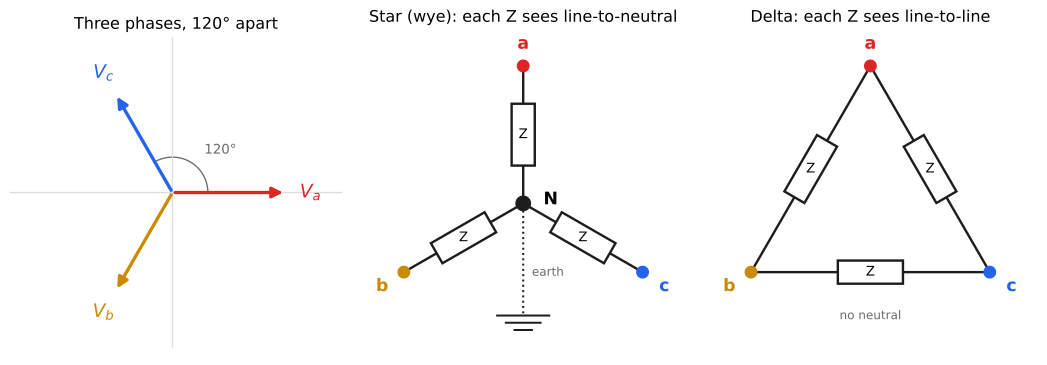

Generate this figure with Python:
"""Draw three-phase phasors, a star connection and a delta connection.

Used in notes/03_network_modelling.md section 1.
Run: uv run python notes/diagrams/three_phase.py
"""

import math
from pathlib import Path

import matplotlib.pyplot as plt
from matplotlib.patches import Arc, Circle, Rectangle
from matplotlib.transforms import Affine2D

out = Path(__file__).with_suffix(".svg")

COL = {"a": "#dc2626", "b": "#ca8a04", "c": "#2563eb"}
INK, MUTED = "#1d1d1b", "#6b6a64"


def arrow(ax, x0, y0, x1, y1, col, lw=2.5):
    ax.annotate("", xy=(x1, y1), xytext=(x0, y0),
                arrowprops=dict(arrowstyle="-|>", color=col, lw=lw, mutation_scale=16))


def box(ax, x0, y0, x1, y1, label=None):
    """A wire from (x0, y0) to (x1, y1) with an impedance box in the middle."""
    mx, my = (x0 + x1) / 2, (y0 + y1) / 2
    ang = math.degrees(math.atan2(y1 - y0, x1 - x0))
    L = math.hypot(x1 - x0, y1 - y0)
    w, h = min(0.9, L * 0.45), 0.32
    ax.plot([x0, x1], [y0, y1], color=INK, lw=1.8, zorder=1)
    r = Rectangle((mx - w / 2, my - h / 2), w, h, facecolor="white", edgecolor=INK, lw=1.8, zorder=2)
    r.set_transform(Affine2D().rotate_deg_around(mx, my, ang) + ax.transData)
    ax.add_patch(r)
    if label:
        ax.text(mx, my, label, ha="center", va="center", fontsize=10, zorder=3)


def terminal(ax, x, y, name, dx=0.0, dy=0.25):
    ax.add_patch(Circle((x, y), 0.08, color=COL[name], zorder=3))
    ax.text(x + dx, y + dy, name, color=COL[name], ha="center", va="center", fontsize=13, weight="bold")


fig, axes = plt.subplots(1, 3, figsize=(11, 3.9))

# 1. Phasors
ax = axes[0]
ax.axhline(0, color="#dddddd", lw=1)
ax.axvline(0, color="#dddddd", lw=1)
for name, deg in [("a", 0), ("b", -120), ("c", 120)]:
    t = math.radians(deg)
    arrow(ax, 0, 0, 1.6 * math.cos(t), 1.6 * math.sin(t), COL[name])
    ax.text(1.95 * math.cos(t), 1.95 * math.sin(t), f"$V_{name}$", color=COL[name],
            ha="center", va="center", fontsize=14)
ax.add_patch(Arc((0, 0), 1.0, 1.0, theta1=0, theta2=120, color=MUTED, lw=1))
ax.text(0.45, 0.55, "120°", fontsize=10, color=MUTED)
ax.set_title("Three phases, 120° apart", fontsize=12)
ax.set_xlim(-2.3, 2.4)
ax.set_ylim(-2.2, 2.2)

# 2. Star (wye)
ax = axes[1]
N = (0, 0)
ends = {"a": (0, 1.9), "b": (-1.65, -0.95), "c": (1.65, -0.95)}
for name, (x, y) in ends.items():
    box(ax, N[0], N[1], x, y, "Z")
    terminal(ax, x, y, name, dx=0.0 if name == "a" else (-0.3 if name == "b" else 0.3), dy=0.3 if name == "a" else -0.2)
ax.add_patch(Circle(N, 0.1, color=INK, zorder=3))
ax.text(0.28, 0.05, "N", fontsize=13, weight="bold", va="center")
# Earth symbol below the neutral
ax.plot([0, 0], [-0.1, -1.55], color=INK, lw=1.5, ls=":")
for i, w in enumerate([0.36, 0.24, 0.12]):
    ax.plot([-w, w], [-1.55 - i * 0.1] * 2, color=INK, lw=1.5)
ax.text(0.12, -1.0, "earth", fontsize=9, color=MUTED)
ax.set_title("Star (wye): each Z sees line-to-neutral", fontsize=12)
ax.set_xlim(-2.3, 2.3)
ax.set_ylim(-2.1, 2.4)

# 3. Delta
ax = axes[2]
pts = {"a": (0, 1.9), "b": (-1.65, -0.95), "c": (1.65, -0.95)}
for p, q in [("a", "b"), ("b", "c"), ("c", "a")]:
    box(ax, *pts[p], *pts[q], "Z")
for name, (x, y) in pts.items():
    terminal(ax, x, y, name, dx=0.0 if name == "a" else (-0.3 if name == "b" else 0.3), dy=0.3 if name == "a" else -0.2)
ax.text(0, -1.6, "no neutral", fontsize=9, color=MUTED, ha="center")
ax.set_title("Delta: each Z sees line-to-line", fontsize=12)
ax.set_xlim(-2.3, 2.3)
ax.set_ylim(-2.1, 2.4)

for ax in axes:
    ax.set_aspect("equal")
    ax.axis("off")
fig.tight_layout()
fig.savefig(out, facecolor="white", bbox_inches="tight")
